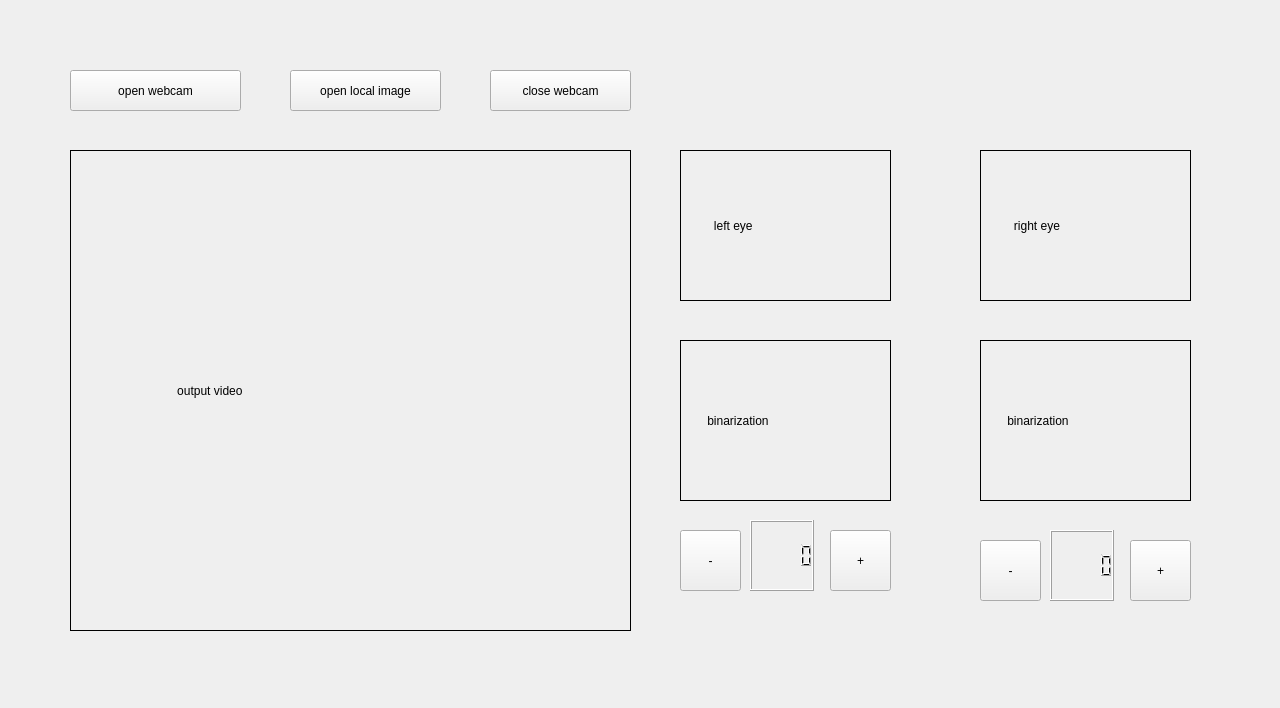
<?xml version="1.0" encoding="UTF-8"?>
<ui version="4.0">
 <class>Widget</class>
 <widget class="QWidget" name="Widget">
  <property name="geometry">
   <rect>
    <x>0</x>
    <y>0</y>
    <width>1280</width>
    <height>708</height>
   </rect>
  </property>
  <property name="windowTitle">
   <string>Widget</string>
  </property>
  <widget class="QPushButton" name="pushButton">
   <property name="geometry">
    <rect>
     <x>70</x>
     <y>70</y>
     <width>171</width>
     <height>41</height>
    </rect>
   </property>
   <property name="text">
    <string>open webcam</string>
   </property>
  </widget>
  <widget class="QPushButton" name="pushButton_2">
   <property name="geometry">
    <rect>
     <x>490</x>
     <y>70</y>
     <width>141</width>
     <height>41</height>
    </rect>
   </property>
   <property name="text">
    <string>close webcam</string>
   </property>
  </widget>
  <widget class="QLabel" name="label">
   <property name="geometry">
    <rect>
     <x>70</x>
     <y>150</y>
     <width>561</width>
     <height>481</height>
    </rect>
   </property>
   <property name="frameShape">
    <enum>QFrame::Box</enum>
   </property>
   <property name="text">
    <string>                               output video</string>
   </property>
  </widget>
  <widget class="QLabel" name="label_2">
   <property name="geometry">
    <rect>
     <x>680</x>
     <y>150</y>
     <width>211</width>
     <height>151</height>
    </rect>
   </property>
   <property name="frameShape">
    <enum>QFrame::Box</enum>
   </property>
   <property name="text">
    <string>         left eye</string>
   </property>
  </widget>
  <widget class="QLabel" name="label_3">
   <property name="geometry">
    <rect>
     <x>980</x>
     <y>150</y>
     <width>211</width>
     <height>151</height>
    </rect>
   </property>
   <property name="frameShape">
    <enum>QFrame::Box</enum>
   </property>
   <property name="text">
    <string>         right eye</string>
   </property>
  </widget>
  <widget class="QLabel" name="label_4">
   <property name="geometry">
    <rect>
     <x>680</x>
     <y>340</y>
     <width>211</width>
     <height>161</height>
    </rect>
   </property>
   <property name="frameShape">
    <enum>QFrame::Box</enum>
   </property>
   <property name="text">
    <string>       binarization</string>
   </property>
  </widget>
  <widget class="QLabel" name="label_5">
   <property name="geometry">
    <rect>
     <x>980</x>
     <y>340</y>
     <width>211</width>
     <height>161</height>
    </rect>
   </property>
   <property name="frameShape">
    <enum>QFrame::Box</enum>
   </property>
   <property name="text">
    <string>       binarization</string>
   </property>
  </widget>
  <widget class="QPushButton" name="pushButton_3">
   <property name="geometry">
    <rect>
     <x>290</x>
     <y>70</y>
     <width>151</width>
     <height>41</height>
    </rect>
   </property>
   <property name="text">
    <string>open local image</string>
   </property>
  </widget>
  <widget class="QLCDNumber" name="lcdNumber">
   <property name="geometry">
    <rect>
     <x>750</x>
     <y>520</y>
     <width>64</width>
     <height>71</height>
    </rect>
   </property>
  </widget>
  <widget class="QLCDNumber" name="lcdNumber_2">
   <property name="geometry">
    <rect>
     <x>1050</x>
     <y>530</y>
     <width>64</width>
     <height>71</height>
    </rect>
   </property>
  </widget>
  <widget class="QPushButton" name="pushButton_4">
   <property name="geometry">
    <rect>
     <x>830</x>
     <y>530</y>
     <width>61</width>
     <height>61</height>
    </rect>
   </property>
   <property name="text">
    <string>+</string>
   </property>
  </widget>
  <widget class="QPushButton" name="pushButton_5">
   <property name="geometry">
    <rect>
     <x>680</x>
     <y>530</y>
     <width>61</width>
     <height>61</height>
    </rect>
   </property>
   <property name="text">
    <string>-</string>
   </property>
  </widget>
  <widget class="QPushButton" name="pushButton_6">
   <property name="geometry">
    <rect>
     <x>980</x>
     <y>540</y>
     <width>61</width>
     <height>61</height>
    </rect>
   </property>
   <property name="text">
    <string>-</string>
   </property>
  </widget>
  <widget class="QPushButton" name="pushButton_7">
   <property name="geometry">
    <rect>
     <x>1130</x>
     <y>540</y>
     <width>61</width>
     <height>61</height>
    </rect>
   </property>
   <property name="text">
    <string>+</string>
   </property>
  </widget>
 </widget>
 <layoutdefault spacing="6" margin="11"/>
 <resources/>
 <connections/>
</ui>
